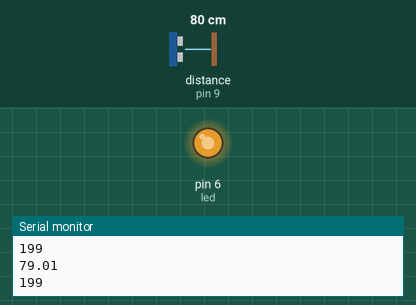
Recording of a sketch running on a simulated Arduino Uno, built with avr-gcc and run on an emulated ATmega328P. Shown: output pins drawn as LEDs (lit = HIGH), the last lines printed to the serial monitor. Wiring (inferred from the names in the program): ultrasonic range finder: trigger pin 8; echo pin 9. The inputs (shaded band) are chosen by the test bench; at power-on: distance to the obstacle (sensor on pin 9) 80 cm. The echo pulse lasts 58.3 µs per cm; pins used as bus, display or sensor lines are not drawn.

Above: at 1.2 s.
1.3 s: distance to the obstacle (sensor on pin 9) set to 9 cm
At 2.6 s:
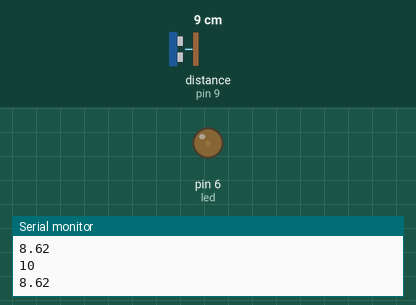
2.9 s: distance to the obstacle (sensor on pin 9) set to 35 cm
At 3.7 s:
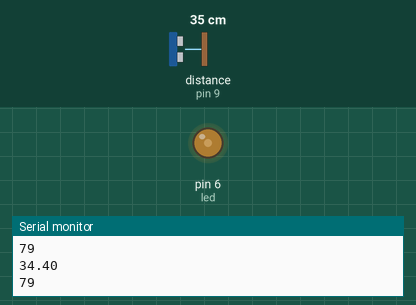
4.5 s: distance to the obstacle (sensor on pin 9) set to 60 cm
At 5.6 s:
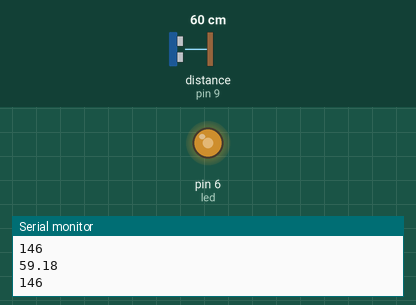
Timing chart, 0 to 7.5 s (numbered marks = the images above; inputs shaded):
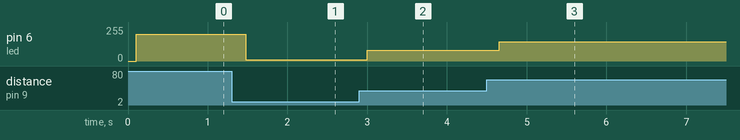

Measured:
- after the input at 1.3 s, pin 6 (led): 199/255 → 10/255 after 0.18 s
- after the input at 2.9 s, pin 6 (led): 10/255 → 79/255 after 0.10 s
- after the input at 4.5 s, pin 6 (led): 79/255 → 146/255 after 0.16 s

The sketch:

ultrassomLuminosidade.ino
```cpp
//ULTRASSOM
//ligar VCC no 5V
//ligar GND no GND
//ligar TRIG no 8
//ligar ECHO no 9

int trigger = 8;
int echo = 9;
float tempo;
float distancia_cm;

int led = 6; //usar o analógico (portas digitais que tem ~)

void setup(){

  // configura pino GATILHO como saída
  pinMode(trigger,OUTPUT);
  // deixa pino em LOW
  digitalWrite(trigger,LOW);
  delayMicroseconds(10);

  // configura pino ECHO como entrada
  pinMode(echo,INPUT);

  Serial.begin(9600);
  Serial.println("Lendo dados do sensor...");

}

void loop(){

  int distancia_mapa;

  // disparar pulso ultrassônico
  digitalWrite(trigger, HIGH);
  delayMicroseconds(10);
  digitalWrite(trigger, LOW);

  // medir tempo de ida e volta do pulso ultrassônico
  tempo = pulseIn(echo, HIGH);

  // calcular as distâncias em centímetros e polegadas
  distancia_cm = tempo / 29.4 / 2;

  Serial.println(distancia_cm);

  distancia_mapa = map(distancia_cm, 4, 100, 0, 255);
  Serial.println(distancia_mapa);

  delay(100);

  analogWrite(led, distancia_mapa);

}
```
